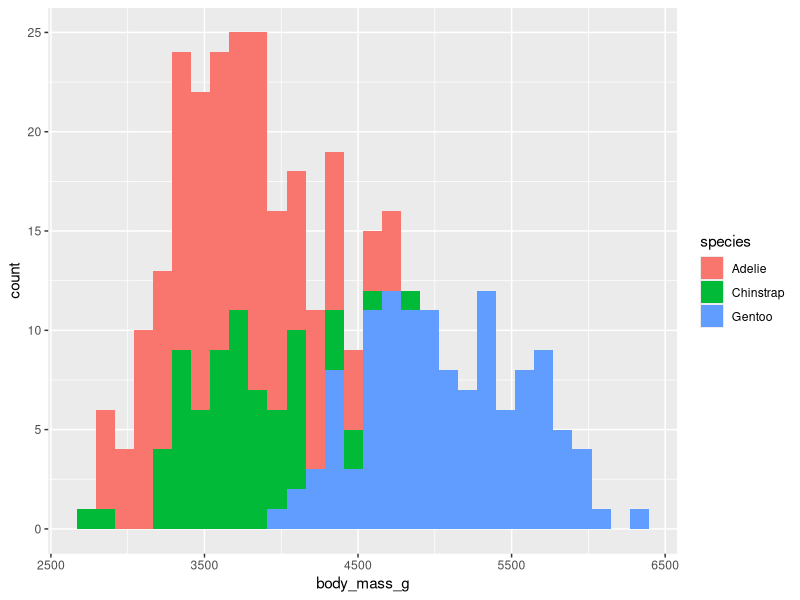
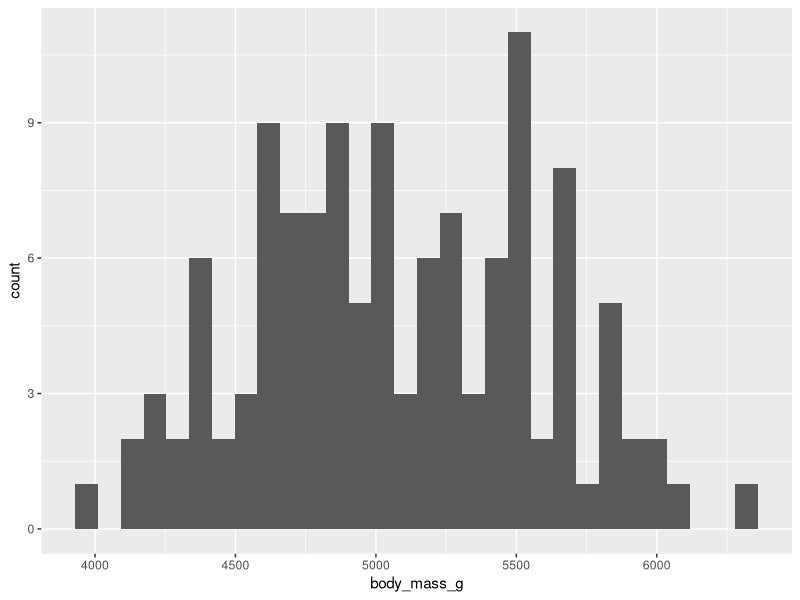
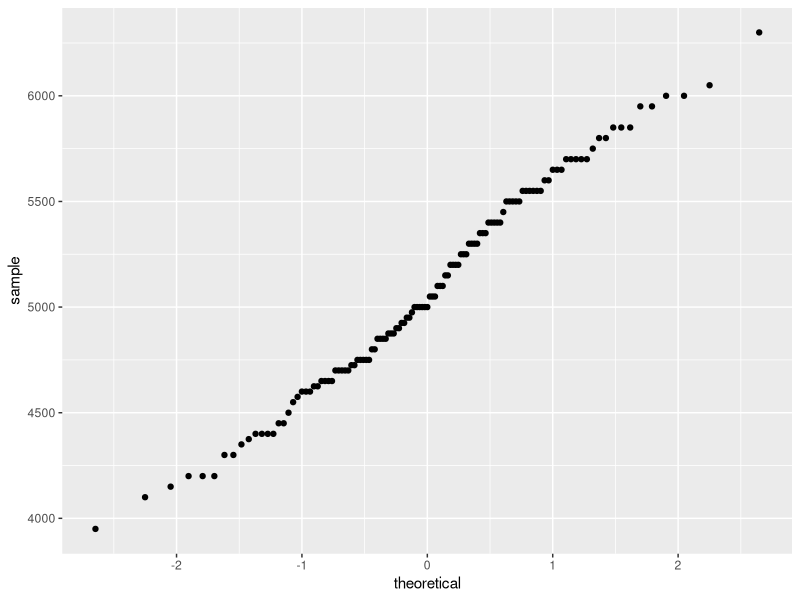
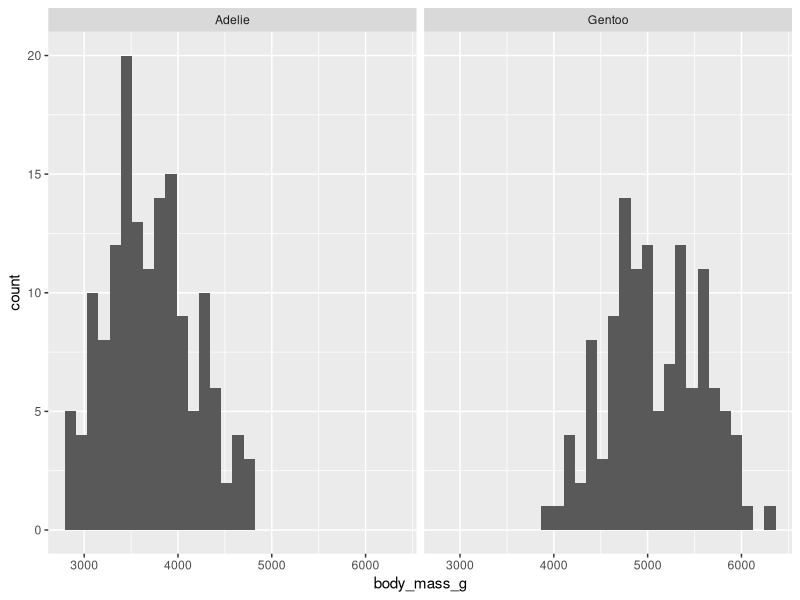
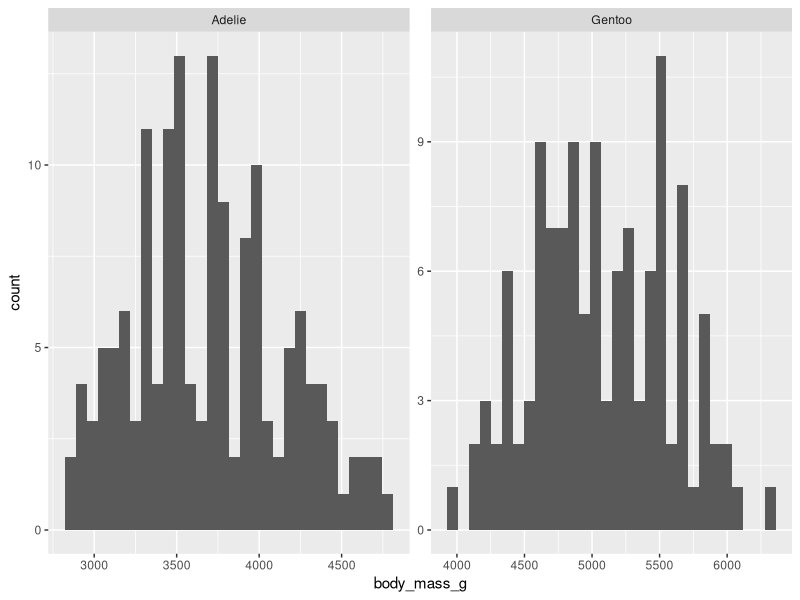
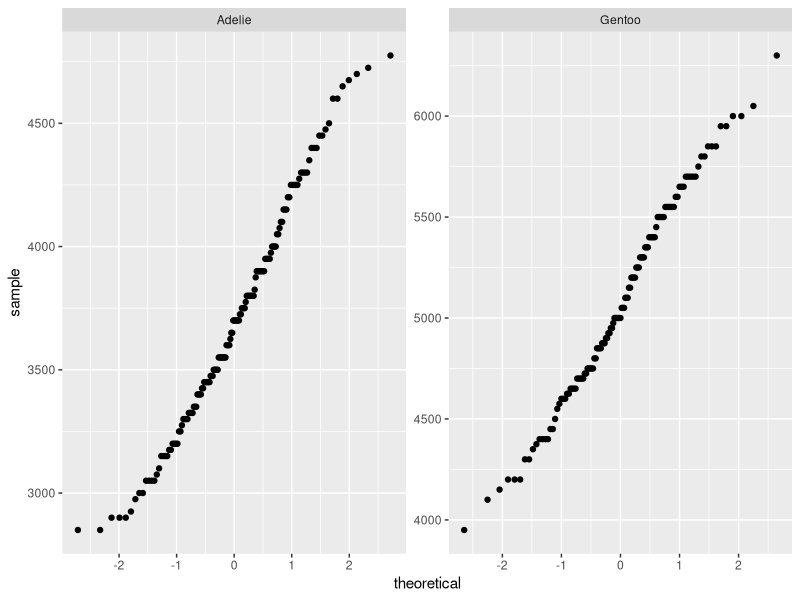
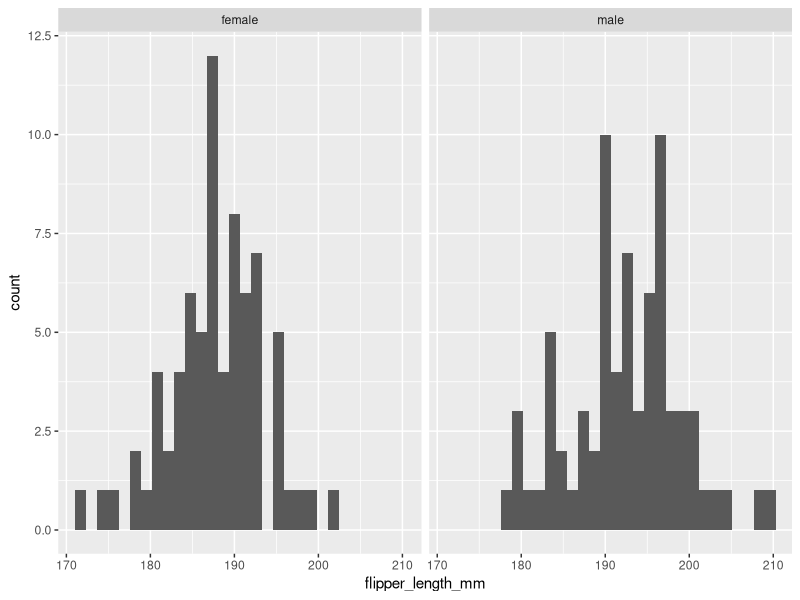

Reproduce these figures in R, in order.
# 2022-02-22
# AMK

# the paired t-test is if the two distributions are not independent
# paired data - urchins before and after
# just run the same test with parameter paired =TRUE
# independent - unpaired t-tests, independent sampling


install.packages("rstatix")
library(rstatix) # has its own filter fxn, but loaded in tidyverse last
library(palmerpenguins)
library(tidyverse)


# need to fully investigate data before running stats to not contribute 
# to junk science

# looking at the literature, (eol) and using a mass from a paper to compare

head(penguins)
glimpse((penguins))


# plot body mass histograms
ggplot()+
  geom_histogram(data=penguins, aes(x=body_mass_g, fill = species))


#in comparison to somebody et al 5500g seems high compared to our histogram
gentoo = penguins %>%
  filter(species == "Gentoo")
mean(gentoo$body_mass_g, na.rm =TRUE)

#two ways to remove NAs
gentoo = penguins %>%
  filter(species == "Gentoo",
         !is.na(body_mass_g))
mean(gentoo$body_mass_g)


sd(gentoo$body_mass_g)


ggplot()+
  geom_histogram(data=gentoo, aes(x=body_mass_g))
#erin doesn't put alot of weight on outliers or removing them 
#because outliers are still removed by arbitralily set threshhold

#have some mechanism - for a gut check for like 999s and misread data
#thats different than outliers - a well weighed penguin- that just ate a lepoard seal

#QQ plot
ggplot()+
  stat_qq(aes(sample=body_mass_g), data=gentoo)

#132 body massses of penguins, the x axis is theoretical in a perfect world where the data would fall
#if 1 to 1 line then your data  is pretty normal
#if it looks like an S shape then your data is not normal

gentoo_body_mass_g_lit=5500 # from paper XXX et al 2010
t.test(gentoo$body_mass_g, mu=gentoo_body_mass_g_lit)
#mu is the expected mean


#tidyverse version
t_test_results = gentoo %>%
  t_test(body_mass_g~1, mu=5500)
t_test_results


#if you like words for 1 t-test
#tidyverse version is nice for running 100 t-tests and putting it all in one data frame


# compare Gentoo and Adelie body mass 
data_for_t_test = penguins %>%
  filter(species %in% c("Gentoo", "Adelie"))
summary(data_for_t_test) # through this way of filtering 
# r still remembers chinstrap is a factor 


data_for_t_test = penguins %>%
  filter(species %in% c("Gentoo", "Adelie"),
         !is.na(body_mass_g)) %>%
  select(species, body_mass_g) %>%
  droplevels() #forgets chinstraps were in the data set 
summary(data_for_t_test) 
tail(data_for_t_test)

data_for_t_test %>%
  group_by(species) %>% #running a summary on every single group
  summarize(mean_body_mass_g = mean(body_mass_g),
            sd_body_mass_g = sd(body_mass_g))
ggplot()+
  geom_histogram(data=data_for_t_test, aes(x=body_mass_g))+
  facet_wrap(~species)

ggplot()+
  geom_histogram(data=data_for_t_test, aes(x=body_mass_g))+
  facet_wrap(~species, scales="free") #normaly cscale= fix
# but free re asseses the scale for each panel 


#QQ plots
ggplot() + 
  stat_qq(data=data_for_t_test, aes(sample=body_mass_g))+ 
  facet_wrap(~species, scales = "free")
# small s shape with the adelies 


# t-test are gentoo and adelie body masses significantly different?
data_for_t_test %>% levene_test(body_mass_g~species) # if p < 0.05variences are unequal
# now we can go ahead with the "students t-test"

t.test(data_for_t_test$body_mass_g ~ data_for_t_test$species)
# immediately says it is running the welches t-test, because 
# r does not trust us to check variance 

#students t-test
t.test(data_for_t_test$body_mass_g ~ data_for_t_test$species, var.equal = TRUE)


# dplyr-friendly version:
data_for_t_test %>% 
  t_test(body_mass_g ~ species)

#if running a paired test, need to make sure that the observations
#line up correctly in a data set 
# like 1 to 1


# Exercise 3.1
#looking to see if Adelie flipper lengths vary between sexes

#subset data 


head(penguins)
adelie_flipper <- penguins %>%
  filter(species == "Adelie", 
         !is.na(sex)) %>%
  select(species, flipper_length_mm, sex) %>%
  droplevels()

# check data
head(adelie_flipper)


# plot histogram
ggplot()+
  geom_histogram(data = adelie_flipper, aes(x= flipper_length_mm))+
  facet_wrap(~sex)

#use levene test to check variences
adelie_flipper %>% levene_test(flipper_length_mm ~sex)

# run t-test to determine if male and females differ in flipper length?
flipper_t_test_results <- adelie_flipper %>% 
  t_test(flipper_length_mm ~ sex)
flipper_t_test_results



